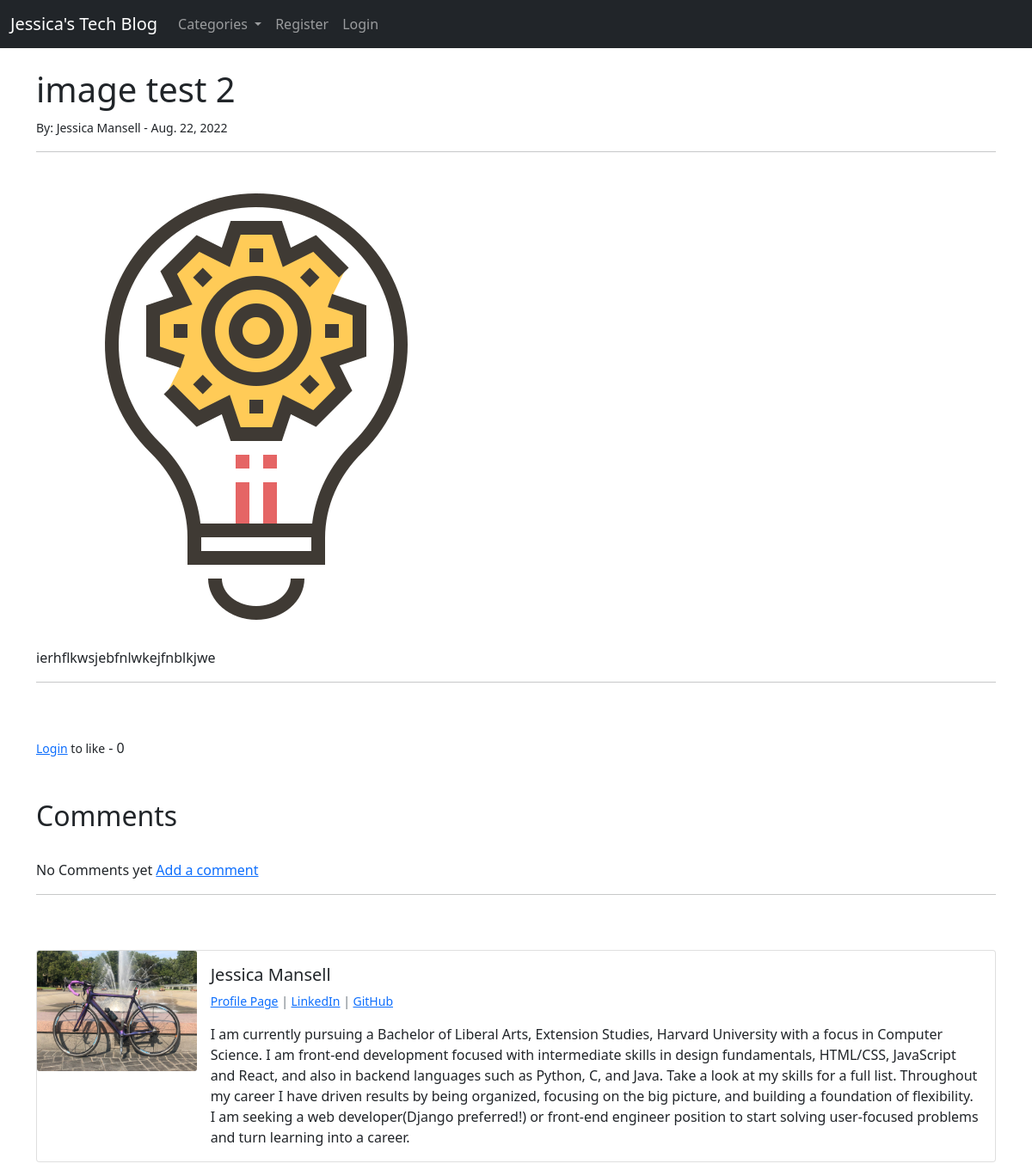
The app's page /article/18, older data.
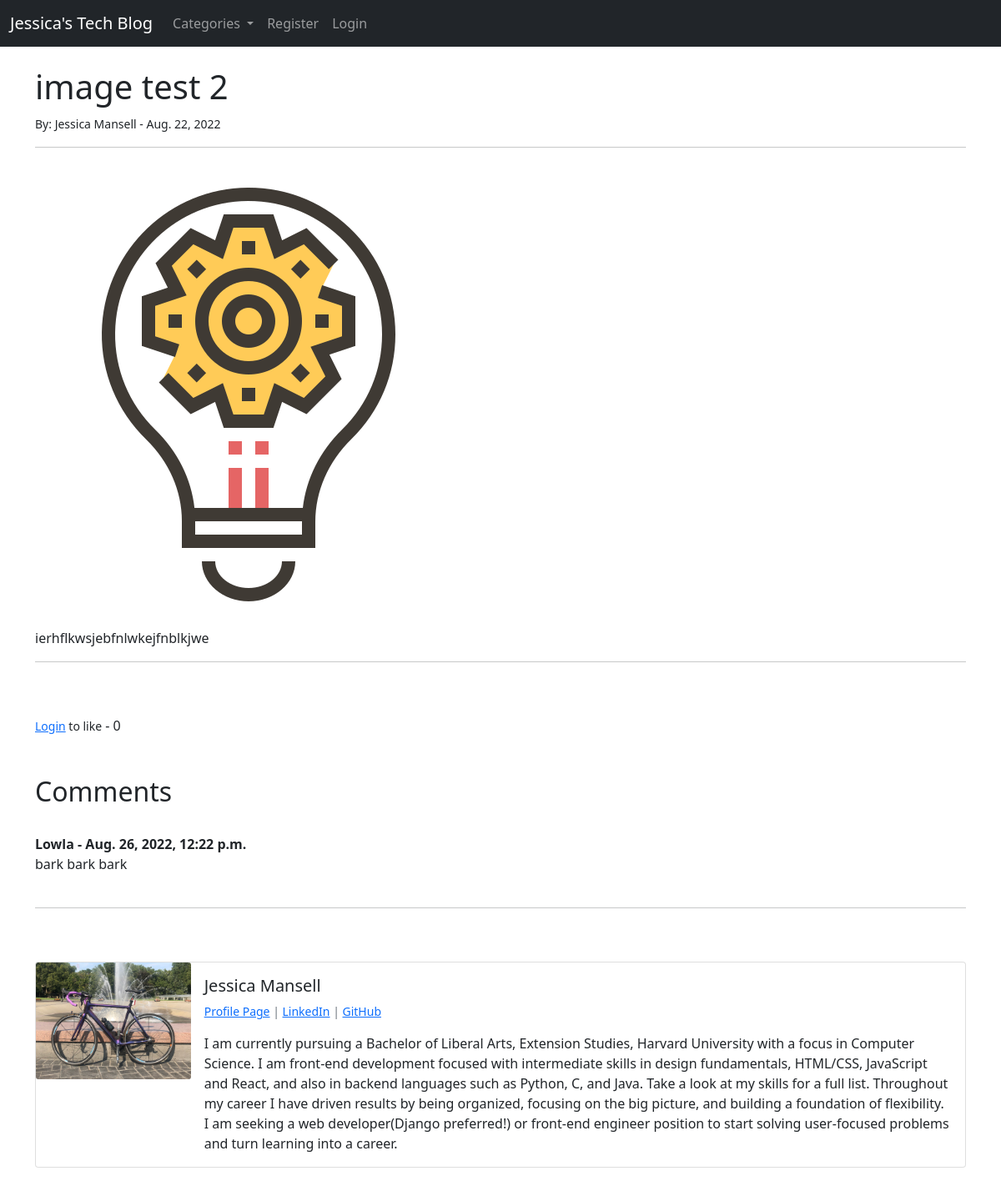
The same page, newer data.
### blogsite/models.py (models this page shows, shortened)
class Post(models.Model):
    title = models.CharField(max_length=255)
    header_image = models.ImageField(null=True, blank=True, upload_to="images/")
    title_tag = models.CharField(max_length=255)
    author = models.ForeignKey(User, on_delete=models.CASCADE)
    body = RichTextField(blank=True, null=True)
    post_date = models.DateField(auto_now_add=True)
    category = models.CharField(max_length=255, default='Coding')
    snippet = models.CharField(max_length=255)
    likes = models.ManyToManyField(User, related_name='blog_posts')
    def total_likes(self):
        return self.likes.count()

class Profile(models.Model):
    user = models.OneToOneField(User, null=True, on_delete=models.CASCADE)
    bio = models.TextField()
    website_url = models.CharField(max_length=255, null=True, blank=True)
    profile_pic = models.ImageField(null=True, blank=True, upload_to="images/profile/")
    linkedin_url = models.CharField(max_length=255, null=True, blank=True)
    github_url = models.CharField(max_length=255, null=True, blank=True)

class Comment(models.Model):
    post = models.ForeignKey(Post, on_delete=models.CASCADE, related_name="comments")
    name = models.CharField(max_length=255)
    body = models.TextField()
    date_added = models.DateTimeField(auto_now_add=True)

### blogsite/views.py (the view)
# urls.py: path('article/<int:pk>', ArticleDetailView.as_view(), name="article-detail"),
class ArticleDetailView(DetailView):
    model = Post
    template_name = 'article_details.html'
    def get_context_data(self, *args, **kwargs):
        cat_menu = Category.objects.all()
        context = super(ArticleDetailView, self).get_context_data(*args, **kwargs)
        blog_stuff = get_object_or_404(Post, id=self.kwargs['pk'])
        total_likes = blog_stuff.total_likes()
        liked = False
        if blog_stuff.likes.filter(id=self.request.user.id).exists():
            liked = True
        context["cat_menu"] = cat_menu
        context["total_likes"] = total_likes
        context["liked"] = liked
        return context

### blogsite/models.py (called while the page is built)
    def __str__(self):
        return self.name

### blogsite/templates/article_details.html (shortened to what this page needs)
{% extends 'base.html' %}
{% block content %}
<h1>{{ post.title }}</h1>
<small>By: {{ post.author.first_name }}
    {{ post.author.last_name }} -
    {{ post.post_date }}
</small><br/>
<hr>
<br/>
{% if post.header_image %}
<img src="{{ post.header_image.url }}">
{% endif %}
<br/><br/>
{{ post.body|safe }}
<hr>
<br/><br/>
<form action="{% url 'like_post' post.pk %}" method="POST">
{% if user.is_authenticated %}
    {% if liked %}
        <button type="submit", name="post_id", \
        value="{{ post.id }}", \
        class="btn btn-danger btn-sm">Unlike</button>
    {% else %}
        <button type="submit", name="post_id", \
        value="{{ post.id }}", \
        class="btn btn-primary btn-sm">Like</button>
    {% endif %}
{% else %}
    <small><a href="{% url 'login' %}">Login</a> to like</small>
{% endif %}
    - {{ total_likes }}
</form>
<br/>
<br/>
<h2>Comments</h2>
<br/>
{% if not post.comments.all %}
  No Comments yet <a href="#">Add a comment</a>
{% else %}
  {% for comment in post.comments.all %}
    <strong>
      {{ comment.name }} -
      {{ comment.date_added }}
    </strong>
      {{ comment.body }}
      <br/>
      <br/>
  {% endfor %}
{% endif %}
<hr>
<br/>
<br/>
<div class="card mb-3">
    <div class="row g-0">
      <div class="col-md-2">
{% if post.author.profile.profile_pic %}
        <img src="{{ post.author.profile.profile_pic.url }}" class="card-img">
{% else %}
        <i class="fa-solid fa-user fa-8x"></i>
{% endif %}
      </div>
      <div class="col-md-10">
        <div class="card-body">
          <h5 class="card-title">
            {{ post.author.first_name }}
            {{ post.author.last_name }}
          </h5>
          <p class="small text-muted">
            <a href="{% url 'show_profile_page' post.author.profile.id %}">Profile Page</a>
            {% if post.author.profile.linkedin_url %}
              | <a href="{{ post.author.profile.linkedin_url }}">LinkedIn</a>
            {% endif %}
            {% if post.author.profile.github_url %}
              | <a href="{{ post.author.profile.github_url }}">GitHub</a>
            {% endif %}
          </p>
          <p class="card-text">
            {{ post.author.profile.bio }}
          </p>
        </div>
      </div>
    </div>
  </div>
{% endblock %}

### blogsite/templates/base.html (shortened to what this page needs)
<!doctype html>
<html lang="en">
  <head>
    <link href="https://cdn.jsdelivr.net/npm/bootstrap@5.0.2/dist/css/bootstrap.min.css" rel="stylesheet">
  </head>
  <body>
    <nav class="navbar navbar-expand-lg navbar-dark bg-dark">
        <div class="container-fluid">
          <a class="navbar-brand" href="{% url 'home' %}">Jessica's Tech Blog</a>
          <div class="collapse navbar-collapse" id="navbarSupportedContent">
            <ul class="navbar-nav me-auto mb-2 mb-lg-0">
              {% if cat_menu %}
              <li class="nav-item dropdown">
                <a class="nav-link dropdown-toggle" href="#" role="button" data-bs-toggle="dropdown" aria-expanded="false">
                  Categories
                </a>
              </li>
              {% else %}
              <li class="nav-item">
                <a class="nav-link" href="{% url 'category-list' %}">Categories</a>
              </li>
              {% endif %}
              {% if user.is_authenticated %}
                <li class="nav-item">
                  <a class="nav-link" href="{% url 'add_post' %}">Add Post</a>
                </li>
                <li class="nav-item">
                  <a class="nav-link" href="{% url 'add_category' %}">Add Category</a>
                </li>
                <li class="nav-item dropdown">
                  <a class="nav-link dropdown-toggle" href="#" role="button" data-bs-toggle="dropdown" aria-expanded="false">
                    Profile
                  </a>
                  <ul class="dropdown-menu">
                    <li><a class="dropdown-item" href="{% url 'edit_profile' %}">Edit Settings</a></li>
                    {% if user.profile.id %}
                      <li><a class="dropdown-item" href="{% url 'edit_profile_page' user.profile.id %}">Edit Profile Page</a></li>
                      <li><a class="dropdown-item" href="{% url 'show_profile_page' user.profile.id %}">Show Profile Page</a></li>
                    {% else %}
                      <li><a class="dropdown-item" href="{% url 'create_profile_page' %}">Create Profile Page</a></li>
                    {% endif %}
                  </ul>
                </li>
                <li class="nav-item">
                  <a class="nav-link" href="{% url 'logout' %}">Logout</a>
                </li>
              {% else %}
                <li class="nav-item">
                  <a class="nav-link" href="{% url 'register' %}">Register</a>
                </li>
                <li class="nav-item">
                  <a class="nav-link" href="{% url 'login' %}">Login</a>
                </li>
              {% endif %}
            </ul>
          </div>
        </div>
      </nav>
    <br/>
    <div class="container">
        {% block content %}
        {% endblock %}
    </div>
  </body>
</html>

Row changes from the older to the newer data that the page shows:
added Comment: name "Lowla", date_added "Aug. 26, 2022, 12:22 p.m.", body "bark bark bark"
Text that changed along with them:
text no longer shown: "No Comments yet Add a comment"
